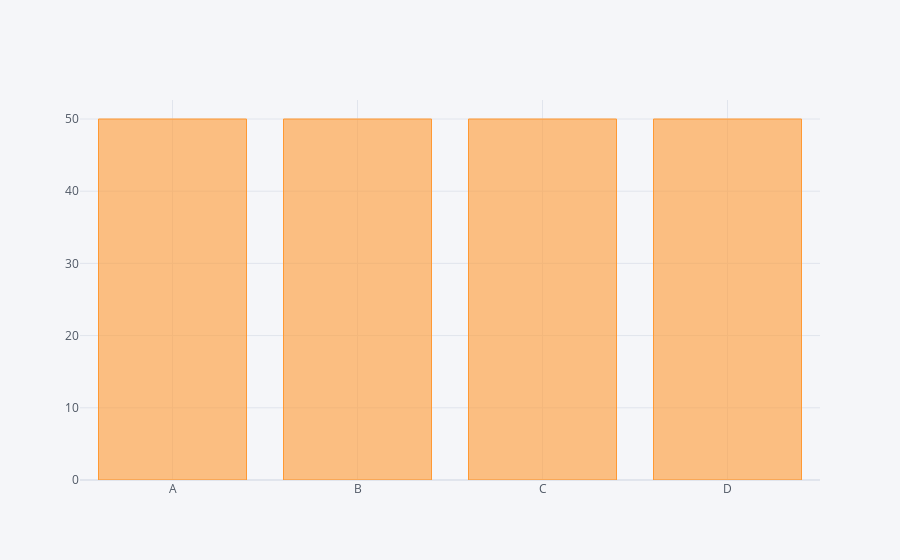

Here is the notebook cell this chart was saved with:
### Code cell
df.count().iplot(kind='bar')

### Figure 1 — Plotly figure (JSON) as saved in the notebook; plotly's stock layout.template omitted (floating-point values rounded to 4 significant figures)
{"data": [{"marker": {"color": "rgba(255, 153, 51, 0.6)", "line": {"color": "rgba(255, 153, 51, 1.0)", "width": 1}}, "name": "None", "orientation": "v", "text": "", "type": "bar", "x": ["A", "B", "C", "D"], "y": [50, 50, 50, 50]}], "layout": {"legend": {"bgcolor": "#F5F6F9", "font": {"color": "#4D5663"}}, "paper_bgcolor": "#F5F6F9", "plot_bgcolor": "#F5F6F9", "title": {"font": {"color": "#4D5663"}}, "xaxis": {"gridcolor": "#E1E5ED", "showgrid": true, "tickfont": {"color": "#4D5663"}, "title": {"font": {"color": "#4D5663"}, "text": ""}, "zerolinecolor": "#E1E5ED"}, "yaxis": {"gridcolor": "#E1E5ED", "showgrid": true, "tickfont": {"color": "#4D5663"}, "title": {"font": {"color": "#4D5663"}, "text": ""}, "zerolinecolor": "#E1E5ED"}}}
